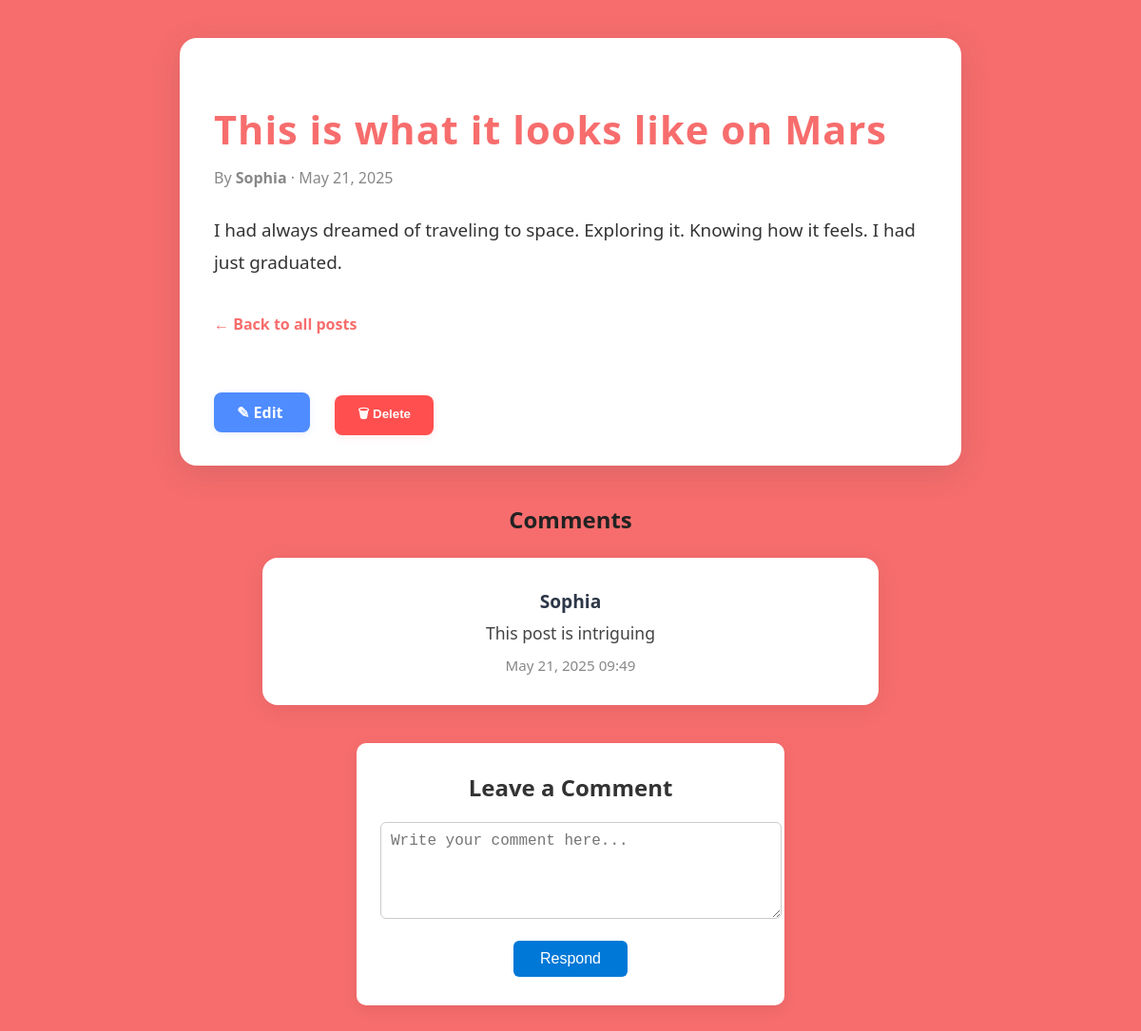
The app's page /post/2/ with its own data.
### blog/models.py (models this page shows, shortened)
class Post(models.Model):
    title = models.CharField(max_length=200)
    content = models.TextField()
    author = models.ForeignKey(User, on_delete=models.CASCADE)
    created_at = models.DateTimeField(default=datetime.now, blank=True)

class Comment(models.Model):
    post = models.ForeignKey(Post, on_delete=models.CASCADE, related_name='comments')
    author = models.CharField(max_length=100)
    content = models.TextField()
    created_at = models.DateTimeField(default=datetime.now, blank=True)

### blog/views.py (the view, shortened to what this page needs)
# urls.py: path('post/<str:pk>/', views.post, name='post'),
def post(request, pk):
    post = Post.objects.get(id=pk)
    comments = post.comments.all()
    return render(request, 'post.html', {'post': post, 'comments': comments})

### templates/post.html (shortened to what this page needs)
{% load static %}
<!DOCTYPE html>
<html lang="en">
<head>
    <link rel="stylesheet" href="{% static 'details.css' %}">
    <link rel="stylesheet" href="{% static 'comment.css' %}">
</head>
<body>
    <div class="container">
        <h1 class="post-title">{{ post.title }}</h1>
        <div class="post-meta">
            By <strong>{{ post.author }}</strong> &middot; {{ post.created_at|date:"F d, Y" }}
        </div>
        <div class="post-content">
            {{ post.content|safe }}
        </div>
        <a href="{% url 'index' %}" class="back-link">&larr; Back to all posts</a>
            <a href="{% url 'edit_post' pk=post.pk %}" style="background: #4f8cff; color: #fff; padding: 10px 24px; border-radius: 8px; text-decoration: none; font-weight: 600; box-shadow: 0 2px 8px rgba(79,140,255,0.12); transition: background 0.2s;">
                &#9998; Edit
            </a>
            <form action="{% url 'delete_post' pk=post.pk %}" method="POST" style="display: inline;">
                <button type="submit" style="background: #ff4f4f; margin-left: 2em; color: #fff; padding: 10px 24px; border: none; border-radius: 8px; font-weight: 600; cursor: pointer; box-shadow: 0 2px 8px rgba(255,79,79,0.12); transition: background 0.2s;">
                    &#128465; Delete
                </button>
            </form>
        </div>
<div class="comments-section">
    <h2 style="text-align: center;" class="comments-title">Comments</h2>
    {% for comment in comments %}
    <div class="comment-card" style="max-width: 600px; margin: 24px auto; background: #fff; border-radius: 16px; box-shadow: 0 4px 24px rgba(0,0,0,0.08); padding: 32px 24px; text-align: center;">
        <div class="comment-author" style="font-weight: 700; font-size: 1.2em; color: #2d3748; margin-bottom: 8px;">
            {{ comment.author }}
        </div>
        <div class="comment-content" style="font-size: 1.1em; color: #444; margin-bottom: 12px;">
            {{ comment.content }}
        </div>
        <div class="comment-date" style="font-size: 0.95em; color: #888;">
            {{ comment.created_at|date:"F d, Y H:i" }}
        </div>
    </div>
    {% empty %}
    <p style="text-align:center; color:#888; margin: 32px 0;">No comments yet. Be the first to comment!</p>
    {% endfor %}
</div>
    <div class="comment-form-container">
        <h2>Leave a Comment</h2>
        <form class="comment-form" method="POST">
            <textarea name="content" placeholder="Write your comment here..."></textarea>
            <button type="submit">Respond</button>
        </form>
    </div>
</body>
</html>

### static/details.css (style rules this page uses)
body { background: linear-gradient(120deg, #f6d365 0%, #fda085 100%); font-family: 'Montserrat', sans-serif; margin: 0; padding: 0; color: #222; }
.container { max-width: 750px; margin: 40px auto; background: #fff; border-radius: 18px; box-shadow: 0 8px 32px rgba(60,60,60,0.15); padding: 40px 36px 32px 36px; }
.post-title { font-size: 2.6rem; font-weight: 700; margin-bottom: 12px; color: #f76d6d; letter-spacing: 1px; }
.post-meta { font-size: 1rem; color: #888; margin-bottom: 28px; }
.post-content { font-size: 1.18rem; line-height: 1.8; color: #333; }
.back-link { display: inline-block; margin-top: 36px; text-decoration: none; color: #f76d6d; font-weight: 600; transition: color 0.2s; }

### static/comment.css (style rules this page uses)
body { font-family: 'Segoe UI', Tahoma, Geneva, Verdana, sans-serif; background: #f76d6d; margin: 0; padding: 0; }
.comment-form-container { background: #fff; max-width: 400px; margin: 40px auto; padding: 30px 25px; border-radius: 10px; box-shadow: 0 4px 16px rgba(0,0,0,0.08); }
.comment-form-container h2 { margin-top: 0; color: #333; text-align: center; }
.comment-form textarea { width: 100%; min-height: 80px; border: 1px solid #ccc; border-radius: 6px; padding: 10px; font-size: 1rem; resize: vertical; margin-bottom: 18px; transition: border 0.2s; }
.comment-form button { background: #0078d7; color: #fff; border: none; padding: 10px 28px; border-radius: 6px; font-size: 1rem; cursor: pointer; transition: background 0.2s; display: block; margin: 0 auto; }

### records on screen
Post: title "This is what it looks like on Mars", author "Sophia", created_at "May 21, 2025", content "I had always dreamed of traveling to space. Exploring it. Knowing how it feels. I had just graduated."
Comment: author "Sophia", content "This post is intriguing", created_at "May 21, 2025 09:49"
